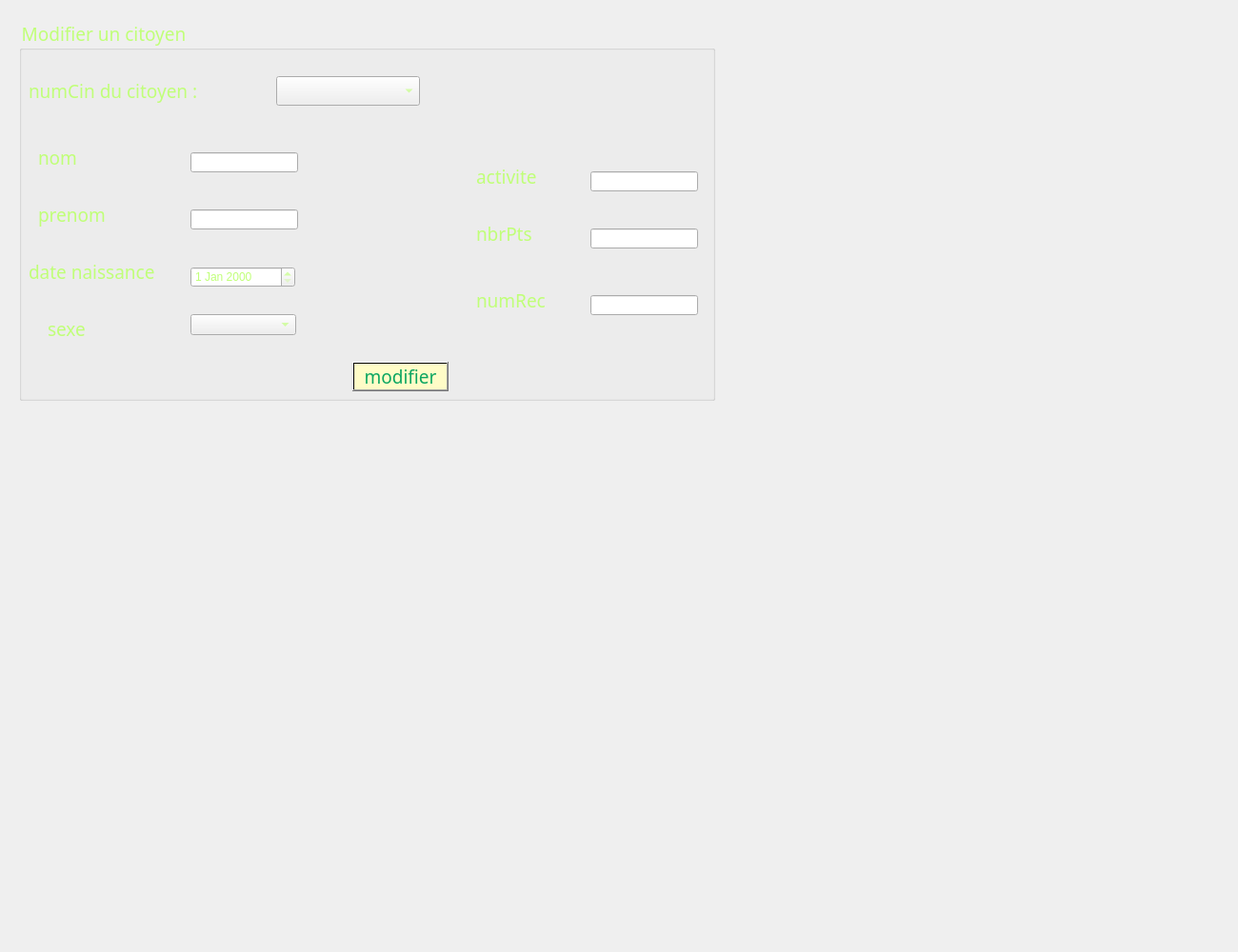
     <widget class="QWidget" name="modifierCitoyen">
      <attribute name="title">
       <string>Modifier</string>
      </attribute>
      <widget class="QGroupBox" name="groupBox_2">
       <property name="geometry">
        <rect>
         <x>20</x>
         <y>20</y>
         <width>731</width>
         <height>401</height>
        </rect>
       </property>
       <property name="font">
        <font>
         <family>Rockwell</family>
         <pointsize>14</pointsize>
         <weight>50</weight>
         <italic>false</italic>
         <bold>false</bold>
        </font>
       </property>
       <property name="styleSheet">
        <string notr="true">color:rgb(192, 255, 120);
</string>
       </property>
       <property name="title">
        <string>Modifier un citoyen</string>
       </property>
       <property name="flat">
        <bool>false</bool>
       </property>
       <property name="checkable">
        <bool>false</bool>
       </property>
       <widget class="QLabel" name="label_12">
        <property name="geometry">
         <rect>
          <x>30</x>
          <y>310</y>
          <width>71</width>
          <height>31</height>
         </rect>
        </property>
        <property name="font">
         <font>
          <family>Rockwell</family>
          <pointsize>14</pointsize>
          <weight>50</weight>
          <italic>false</italic>
          <bold>false</bold>
         </font>
        </property>
        <property name="text">
         <string>sexe</string>
        </property>
       </widget>
       <widget class="QLabel" name="label_14">
        <property name="geometry">
         <rect>
          <x>10</x>
          <y>60</y>
          <width>231</width>
          <height>31</height>
         </rect>
        </property>
        <property name="font">
         <font>
          <family>Rockwell</family>
          <pointsize>14</pointsize>
          <weight>50</weight>
          <italic>false</italic>
          <bold>false</bold>
         </font>
        </property>
        <property name="autoFillBackground">
         <bool>false</bool>
        </property>
        <property name="text">
         <string>numCin du citoyen :</string>
        </property>
       </widget>
       <widget class="QLabel" name="label_15">
        <property name="geometry">
         <rect>
          <x>20</x>
          <y>130</y>
          <width>111</width>
          <height>31</height>
         </rect>
        </property>
        <property name="font">
         <font>
          <family>Rockwell</family>
          <pointsize>14</pointsize>
          <weight>50</weight>
          <italic>false</italic>
          <bold>false</bold>
         </font>
        </property>
        <property name="autoFillBackground">
         <bool>false</bool>
        </property>
        <property name="text">
         <string>nom</string>
        </property>
       </widget>
       <widget class="QLabel" name="label_16">
        <property name="geometry">
         <rect>
          <x>480</x>
          <y>150</y>
          <width>111</width>
          <height>31</height>
         </rect>
        </property>
        <property name="font">
         <font>
          <family>Rockwell</family>
          <pointsize>14</pointsize>
          <weight>50</weight>
          <italic>false</italic>
          <bold>false</bold>
         </font>
        </property>
        <property name="text">
         <string>activite</string>
        </property>
       </widget>
       <widget class="QLabel" name="label_17">
        <property name="geometry">
         <rect>
          <x>10</x>
          <y>250</y>
          <width>171</width>
          <height>31</height>
         </rect>
        </property>
        <property name="font">
         <font>
          <family>Rockwell</family>
          <pointsize>14</pointsize>
          <weight>50</weight>
          <italic>false</italic>
          <bold>false</bold>
         </font>
        </property>
        <property name="text">
         <string>date naissance</string>
        </property>
       </widget>
       <widget class="QLabel" name="label_18">
        <property name="geometry">
         <rect>
          <x>20</x>
          <y>190</y>
          <width>121</width>
          <height>31</height>
         </rect>
        </property>
        <property name="font">
         <font>
          <family>Rockwell</family>
          <pointsize>14</pointsize>
          <weight>50</weight>
          <italic>false</italic>
          <bold>false</bold>
         </font>
        </property>
        <property name="text">
         <string>prenom</string>
        </property>
       </widget>
       <widget class="QPushButton" name="modiferCitoyen">
        <property name="geometry">
         <rect>
          <x>350</x>
          <y>360</y>
          <width>101</width>
          <height>31</height>
         </rect>
        </property>
        <property name="font">
         <font>
          <family>Rockwell</family>
          <pointsize>14</pointsize>
          <weight>50</weight>
          <italic>false</italic>
          <bold>false</bold>
         </font>
        </property>
        <property name="styleSheet">
         <string notr="true">background-color: qlineargradient(spread:pad, x1:1, y1:0, x2:1, y2:0, stop:0.919598 rgba(255, 252, 199), stop:0.98 rgba(0, 0, 0, 255), stop:1 rgba(235, 148, 61, 255));
color:rgb(12, 166, 97);</string>
        </property>
        <property name="text">
         <string>modifier</string>
        </property>
       </widget>
       <widget class="QLineEdit" name="nom_2">
        <property name="geometry">
         <rect>
          <x>180</x>
          <y>140</y>
          <width>113</width>
          <height>21</height>
         </rect>
        </property>
       </widget>
       <widget class="QLineEdit" name="prenom">
        <property name="geometry">
         <rect>
          <x>180</x>
          <y>200</y>
          <width>113</width>
          <height>21</height>
         </rect>
        </property>
       </widget>
       <widget class="QComboBox" name="numCin_2">
        <property name="geometry">
         <rect>
          <x>270</x>
          <y>60</y>
          <width>151</width>
          <height>31</height>
         </rect>
        </property>
       </widget>
       <widget class="QComboBox" name="comboBox">
        <property name="geometry">
         <rect>
          <x>180</x>
          <y>310</y>
          <width>111</width>
          <height>22</height>
         </rect>
        </property>
       </widget>
       <widget class="QLabel" name="label_23">
        <property name="geometry">
         <rect>
          <x>480</x>
          <y>210</y>
          <width>111</width>
          <height>31</height>
         </rect>
        </property>
        <property name="font">
         <font>
          <family>Rockwell</family>
          <pointsize>14</pointsize>
          <weight>50</weight>
          <italic>false</italic>
          <bold>false</bold>
         </font>
        </property>
        <property name="text">
         <string>nbrPts</string>
        </property>
       </widget>
       <widget class="QLineEdit" name="nbrPts_2">
        <property name="geometry">
         <rect>
          <x>600</x>
          <y>220</y>
          <width>113</width>
          <height>21</height>
         </rect>
        </property>
       </widget>
       <widget class="QLabel" name="label_24">
        <property name="geometry">
         <rect>
          <x>480</x>
          <y>280</y>
          <width>111</width>
          <height>31</height>
         </rect>
        </property>
        <property name="font">
         <font>
          <family>Rockwell</family>
          <pointsize>14</pointsize>
          <weight>50</weight>
          <italic>false</italic>
          <bold>false</bold>
         </font>
        </property>
        <property name="text">
         <string>numRec</string>
        </property>
       </widget>
       <widget class="QLineEdit" name="numRec_2">
        <property name="geometry">
         <rect>
          <x>600</x>
          <y>290</y>
          <width>113</width>
          <height>21</height>
         </rect>
        </property>
       </widget>
       <widget class="QLineEdit" name="activite_2">
        <property name="geometry">
         <rect>
          <x>600</x>
          <y>160</y>
          <width>113</width>
          <height>21</height>
         </rect>
        </property>
       </widget>
       <widget class="QDateEdit" name="dateEdit_2">
        <property name="geometry">
         <rect>
          <x>180</x>
          <y>260</y>
          <width>110</width>
          <height>22</height>
         </rect>
        </property>
       </widget>
      </widget>
      <widget class="QLabel" name="label_4">
       <property name="geometry">
        <rect>
         <x>-260</x>
         <y>0</y>
         <width>1291</width>
         <height>991</height>
        </rect>
       </property>
       <property name="text">
        <string/>
       </property>
       <property name="pixmap">
        <pixmap>../imagesQT/74-741363_macaron-background.jpg</pixmap>
       </property>
      </widget>
      <widget class="QLabel" name="label_36">
       <property name="geometry">
        <rect>
         <x>-35</x>
         <y>-70</y>
         <width>821</width>
         <height>511</height>
        </rect>
       </property>
       <property name="styleSheet">
        <string notr="true">background:url(:/3.jpg)</string>
       </property>
       <property name="text">
        <string/>
       </property>
      </widget>
      <zorder>label_36</zorder>
      <zorder>label_4</zorder>
      <zorder>groupBox_2</zorder>
     </widget>
